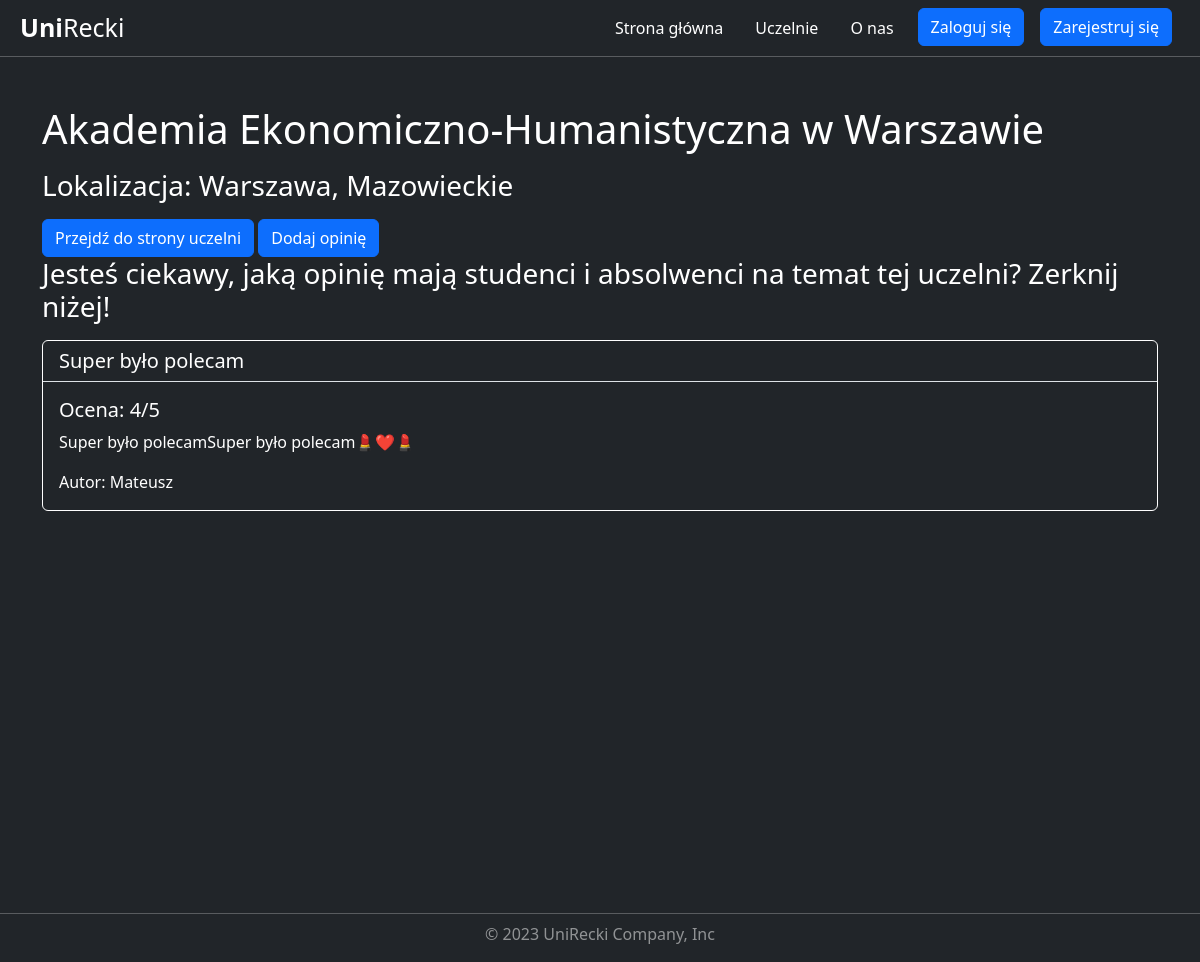
The page /university/2/ on the database as committed earlier.
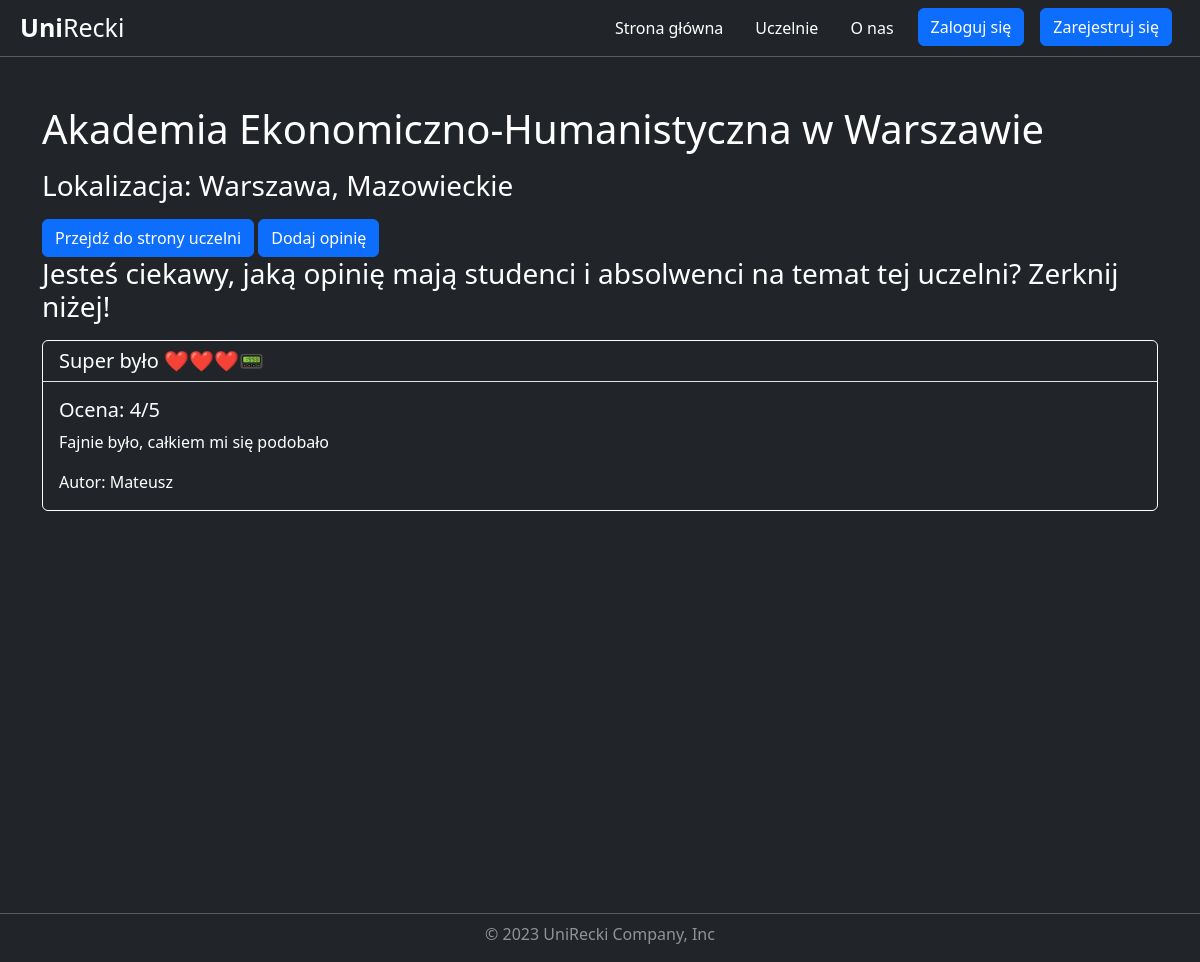
The same page on the database as committed later.
### universities/models.py (models this page shows, shortened)
class Review(models.Model):
    title = models.CharField( max_length=150)
    description = models.CharField( max_length=150)
    rating = models.IntegerField(validators=[
            MaxValueValidator(5),
            MinValueValidator(1)
        ])
    add_date = models.DateTimeField(default=timezone.now, blank=True)
    university = models.ForeignKey(University, on_delete=models.CASCADE)
    user = models.ForeignKey(User, on_delete=models.CASCADE)
    class Meta:
        verbose_name = 'Review'
        verbose_name_plural = 'Reviews'

### universities/views.py (the view)
# urls.py: path('<int:pk>/', views.UniversityDetailView.as_view(), name='university_detail'),
class UniversityDetailView(DetailView):
    model = University
    template_name = 'universities/university_detail.html'  # Replace with your desired template name
    context_object_name = 'university'

### universities/templates/universities/university_detail.html (shortened to what this page needs)
{% extends "base.html" %}
{% load static %}
{% block css %}
    <link rel="stylesheet" href="{% static "universities/university_detail.css" %}">
{% endblock css %}
{% block content %}
    <div class="container mt-5">
        <h1 class="mb-3">{{ university.name }}</h1>
        <h3 class="mb-3">Lokalizacja: {{ university.city }}, {{ university.voivodeship | capfirst }}</h3>
        <a href="{{ university.link }}" class="btn btn-primary">Przejdź do strony uczelni</a>
        <a href="{% url 'review_create' university.pk %}"
           class="btn btn-primary">Dodaj opinię</a>
        <h3 class="mb-3">Jesteś ciekawy, jaką opinię mają studenci i absolwenci na temat tej uczelni? Zerknij niżej!</h3>
        {% for review in university.review_set.all %}
            <div class="card bg-dark">
                <h5 class="card-header border-bottom">{{ review.title }}</h5>
                <div class="card-body">
                    <h5 class="card-title">Ocena: {{ review.rating }}/5</h5>
                    <p class="card-text">{{ review.description }}</p>
                    <p class="card-text">Autor: {{ review.user.username }}</p>
                </div>
            </div>
        {% empty %}
            <p>Brak opinii dla tej uczelni.</p>
        {% endfor %}
    </div>
{% endblock content %}

Rows that differ between the two databases and show on the page:
removed Review: title "Super było polecam", rating "4", description "Super było polecamSuper było polecam💄❤️💄", user.username "Mateusz"
added Review: title "Super było ❤️❤️❤️📟", rating "4", description "Fajnie było, całkiem mi się podobało", user.username "Mateusz"
